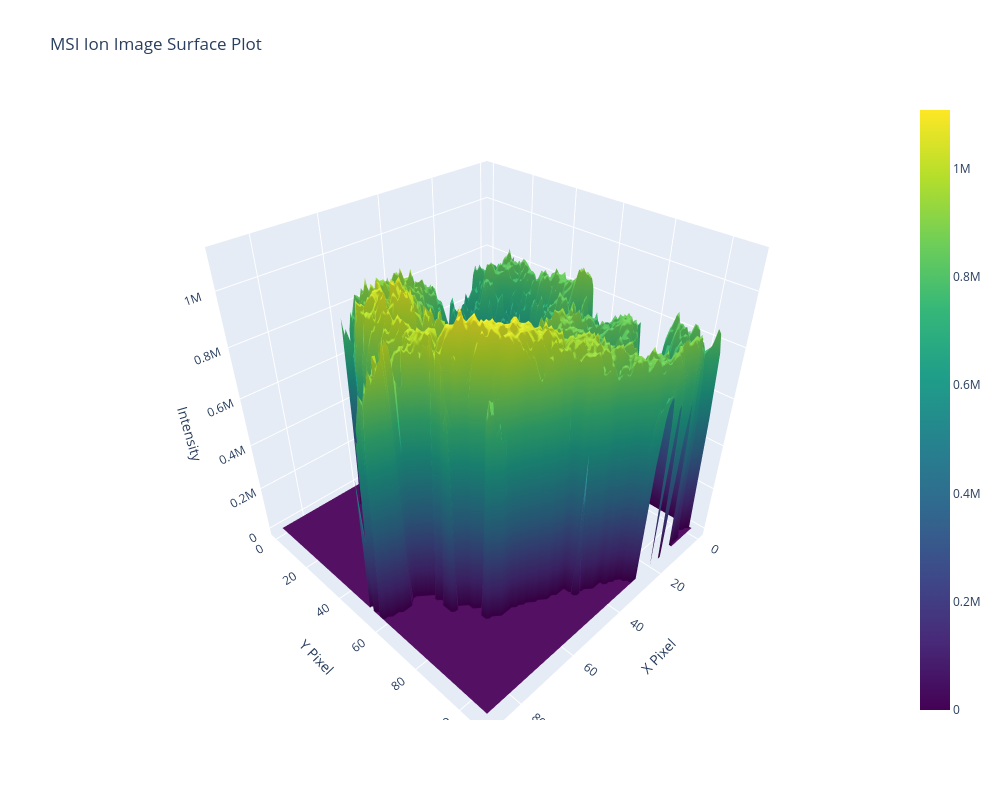

The notebook cell saved with this chart:
### Code cell
import plotly.graph_objects as go
import numpy as np

# image = 2D ion image (height x width)

y = np.arange(image.shape[0])
x = np.arange(image.shape[1])

fig = go.Figure(
    data=[
        go.Surface(
            z=image,
            x=x,
            y=y,
            colorscale="Viridis"
        )
    ]
)

fig.update_layout(
    title="MSI Ion Image Surface Plot",
    scene=dict(
        xaxis_title="X Pixel",
        yaxis_title="Y Pixel",
        zaxis_title="Intensity"
    ),
    width=1000,
    height=800
)

fig.show()

### Figure 1 — Plotly figure (JSON) as saved in the notebook; plotly's stock layout.template omitted (floating-point values rounded to 4 significant figures; data arrays with more than 128 entries replaced by an {"elided": "..."} marker saying what was removed)
{"data": [{"colorscale": [[0, "#440154"], [0.1111, "#482878"], [0.2222, "#3e4989"], [0.3333, "#31688e"], [0.4444, "#26828e"], [0.5556, "#1f9e89"], [0.6667, "#35b779"], [0.7778, "#6ece58"], [0.8889, "#b5de2b"], [1, "#fde725"]], "type": "surface", "x": [0, 1, 2, 3, 4, 5, 6, 7, 8, 9, 10, 11, 12, 13, 14, 15, 16, 17, 18, 19, 20, 21, 22, 23, 24, 25, 26, 27, 28, 29, 30, 31, 32, 33, 34, 35, 36, 37, 38, 39, 40, 41, 42, 43, 44, 45, 46, 47, 48, 49, 50, 51, 52, 53, 54, 55, 56, 57, 58, 59, 60, 61, 62, 63, 64, 65, 66, 67, 68, 69, 70, 71, 72, 73, 74, 75, 76, 77, 78, 79, 80, 81, 82, 83, 84, 85, 86, 87, 88, 89], "y": [0, 1, 2, 3, 4, 5, 6, 7, 8, 9, 10, 11, 12, 13, 14, 15, 16, 17, 18, 19, 20, 21, 22, 23, 24, 25, 26, 27, 28, 29, 30, 31, 32, 33, 34, 35, 36, 37, 38, 39, 40, 41, 42, 43, 44, 45, 46, 47, 48, 49, 50, 51, 52, 53, 54, 55, 56, 57, 58, 59, 60, 61, 62, 63, 64, 65, 66, 67, 68, 69, 70, 71, 72, 73, 74, 75, 76, 77, 78, 79, 80, 81, 82, 83, 84, 85, 86, 87, 88, 89, 90, 91, 92, 93, 94, 95, 96, 97, 98, 99, 100, 101, 102, 103, 104, 105, 106, 107, 108], "z": {"elided": "109x90 float values"}}], "layout": {"height": 800, "scene": {"xaxis": {"title": {"text": "X Pixel"}}, "yaxis": {"title": {"text": "Y Pixel"}}, "zaxis": {"title": {"text": "Intensity"}}}, "title": {"text": "MSI Ion Image Surface Plot"}, "width": 1000}}
